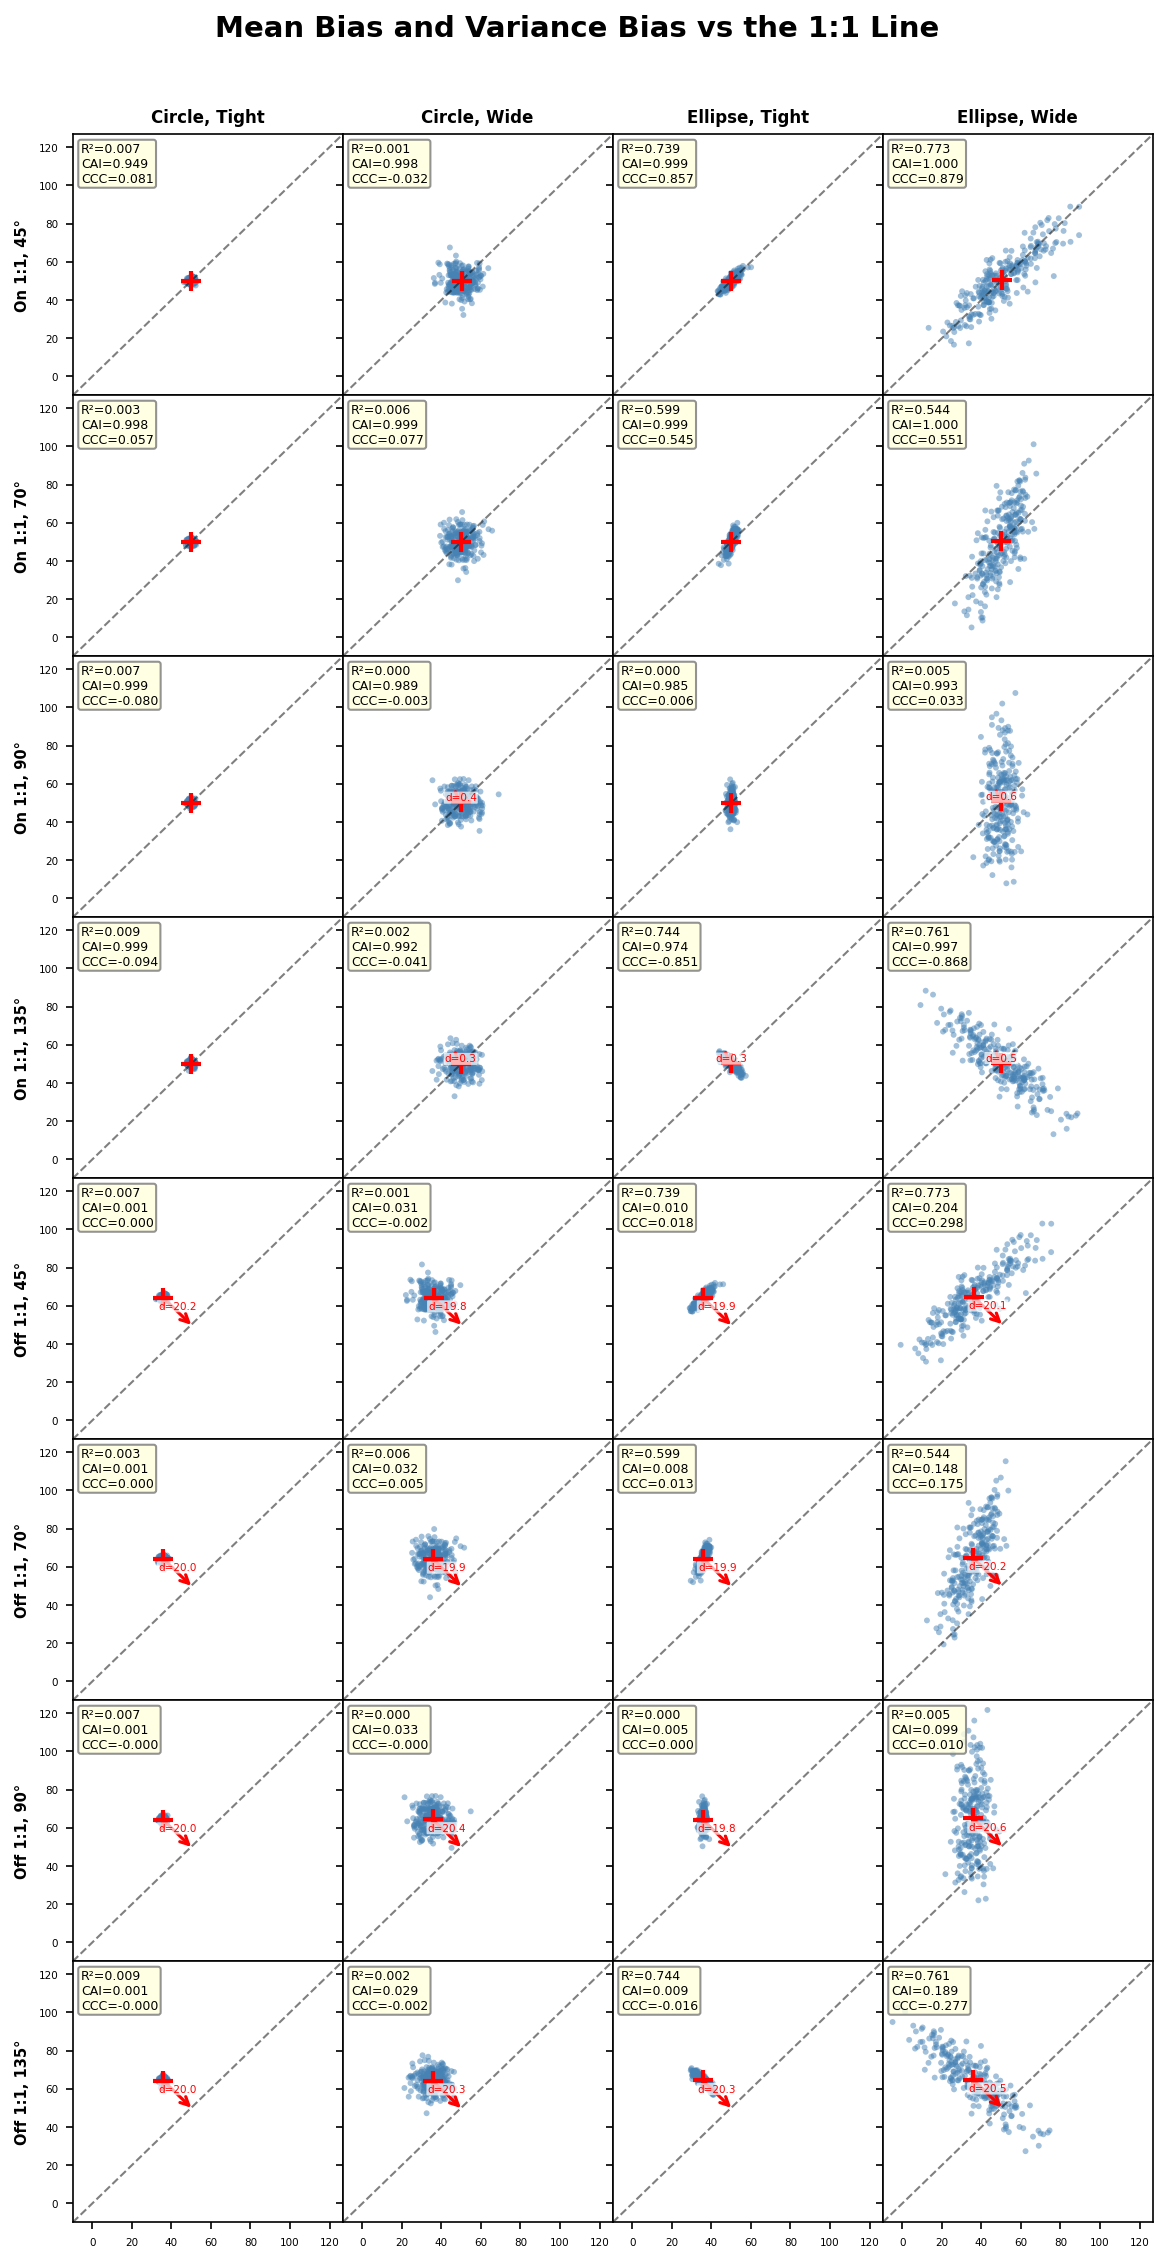

Write Python code to recreate this figure.
"""
(copyLeft) yRocket, 2026.4.8
Data Generation & 1:1 Line Comparison Chart
- Gaussian distribution 기반 2D 데이터 생성
- shape, offset, angle 파라미터로 분포 형태 제어
- 17개 통계 메트릭 계산 및 시각화
"""

import numpy as np
import pandas as pd
import matplotlib.pyplot as plt
from scipy import stats
import sys


def generate_2d_gaussian(
    n: int = 256,
    mu: float = 50.0,
    sigma: float = 10.0,
    shape: float = 1.0,
    offset: float = 0.0,
    angle_deg: float = 45.0,
    random_seed: int = 42,
    shape_label: str = '',
    dispersion_label: str = '',
    offset_label: str = '',
    angle_label: str = '',
) -> pd.DataFrame:
    """
    가우시안 분포 기반 2D 데이터 생성.

    Parameters
    ----------
    n : int
        샘플 수 (default 256)
    mu : float
        1:1 라인 위의 데이터 중심 위치
    sigma : float
        기본 분포 폭 (minor axis)
    shape : float
        종횡비 (1=원형, >1=타원형, major/minor ratio)
    offset : float
        1:1 라인에서 수직 방향 이탈 거리
    angle_deg : float
        주축 각도 (45°=1:1 라인 위, 135°=1:1 라인 직각)
    random_seed : int
        재현성을 위한 시드
    shape_label, dispersion_label, offset_label, angle_label : str
        MultiIndex column 레이블

    Returns
    -------
    pd.DataFrame
        MultiIndex columns = (shape, dispersion, offset, angle, var)
    """
    rng = np.random.default_rng(random_seed)
    z = rng.standard_normal((n, 2))

    # Scale: major axis = sigma * shape (x축, 0°), minor axis = sigma (y축, 90°)
    # → angle_deg 회전 시 major axis가 angle_deg 방향으로 감
    z[:, 0] *= sigma * shape   # major axis (0° 방향)
    z[:, 1] *= sigma           # minor axis (90° 방향)

    # Rotate by angle
    theta = np.radians(angle_deg)
    cos_t, sin_t = np.cos(theta), np.sin(theta)
    R = np.array([[cos_t, -sin_t],
                  [sin_t,  cos_t]])
    data = z @ R.T

    # 1:1 라인 위의 중심점: (mu, mu)
    # offset: 1:1 라인에 수직인 방향 (-1, 1)/sqrt(2) 으로 이동
    perp = np.array([-1.0, 1.0]) / np.sqrt(2)
    center = np.array([mu, mu]) + offset * perp

    data[:, 0] += center[0]
    data[:, 1] += center[1]

    col_idx = pd.MultiIndex.from_tuples(
        [(shape_label, dispersion_label, offset_label, angle_label, 'x'),
         (shape_label, dispersion_label, offset_label, angle_label, 'y')],
        names=['shape', 'dispersion', 'offset', 'angle', 'var']
    )
    return pd.DataFrame(data, columns=col_idx)


def calc_metrics(x: np.ndarray, y: np.ndarray) -> dict:
    """17개 통계 메트릭 계산."""
    mx, my = np.mean(x), np.mean(y)
    sx, sy = np.std(x, ddof=1), np.std(y, ddof=1)

    # Pearson R
    r_val, _ = stats.pearsonr(x, y)
    r2 = r_val ** 2

    # CCC components
    v = sx / sy if sy > 0 else 1.0
    u = (mx - my) / np.sqrt(sx * sy) if (sx * sy) > 0 else 0.0
    cb = 2.0 / (v + 1.0 / v + u ** 2)
    ccc = r_val * cb

    # CAI = 1 / (1 + u²)
    cai = 1.0 / (1.0 + u ** 2)

    # Differences (d = x - y)
    d = x - y
    abs_d = np.abs(d)

    rmsd_1to1 = np.sqrt(np.mean(d ** 2))
    mad_1to1 = np.mean(abs_d)
    tdi = np.percentile(abs_d, 95)

    # CP: P(|x-y| < threshold), threshold = 10% of overall mean
    threshold = 0.1 * np.mean(np.concatenate([x, y]))
    cp = np.mean(abs_d < threshold) if threshold > 0 else 0.0

    rmse = rmsd_1to1
    mae = mad_1to1
    mbe = np.mean(y - x)
    mb = np.mean(d)
    nmbe = (mbe / mx * 100) if mx != 0 else 0.0

    with np.errstate(divide='ignore', invalid='ignore'):
        rel_bias = np.where(x != 0, (y - x) / x, 0.0)
    mrb = np.mean(rel_bias) * 100
    pbias = (np.sum(y - x) / np.sum(x) * 100) if np.sum(x) != 0 else 0.0
    mbd = mbe

    return {
        'CCC': ccc, 'CB': cb, 'CAI': cai,
        'RMSD1to1': rmsd_1to1, 'MAD1to1': mad_1to1,
        'TDI': tdi, 'CP': cp,
        'R': r_val, 'R2': r2,
        'RMSE': rmse, 'MAE': mae,
        'MBE': mbe, 'MB': mb, 'NMBE': nmbe,
        'MRB': mrb, 'PBIAS': pbias, 'MBD': mbd,
    }


def point_to_line_foot(px: float, py: float) -> tuple[float, float]:
    """점 (px, py)에서 1:1 라인(y=x) 위의 수선의 발 좌표."""
    mid = (px + py) / 2.0
    return mid, mid


def main() -> None:
    # --- Hyperparameters ---
    mu: float = 50.0
    n: int = 256

    shapes = {'Circle': 1, 'Ellipse': 4}
    dispersions = {'Tight': 1, 'Wide': 5}
    offsets = {'On 1:1': 0, 'Off 1:1': 20}
    angles = {'45°': 45, '70°': 70, '90°': 90, '135°': 135}

    print("=" * 80)
    print("HYPERPARAMETERS")
    print("=" * 80)
    print(f"  n (samples)  : {n}")
    print(f"  mu (center)  : {mu}")
    print(f"  shapes       : {shapes}")
    print(f"  dispersions  : {dispersions}")
    print(f"  offsets      : {offsets}")
    print(f"  angles       : {angles}")
    print("=" * 80)

    # --- Matrix layout: 8 rows × 4 cols ---
    # Rows: (offset, angle)  = 2 × 4 = 8
    # Cols: (shape, dispersion)   = 2 × 2 = 4
    row_configs = [(o_lbl, a_lbl) for o_lbl in offsets for a_lbl in angles]
    col_configs = [(s_lbl, w_lbl) for s_lbl in shapes for w_lbl in dispersions]

    n_rows = len(row_configs)  # 8
    n_cols = len(col_configs)  # 4

    all_metrics: list[dict] = []
    all_dfs: list[pd.DataFrame] = []

    # Pre-generate data and compute metrics (print table first, then chart)
    plot_data: list[list[dict]] = [[{} for _ in range(n_cols)] for _ in range(n_rows)]

    for ri, (o_lbl, a_lbl) in enumerate(row_configs):
        for ci, (s_lbl, w_lbl) in enumerate(col_configs):
            shp = shapes[s_lbl]
            sig = dispersions[w_lbl]
            off = offsets[o_lbl]
            ang = angles[a_lbl]

            # seed: offset에 의존하지 않음 → on/off 1:1이 같은 기본 패턴 사용
            seed = hash((s_lbl, w_lbl, a_lbl)) % (2**31)

            df = generate_2d_gaussian(
                n=n, mu=mu, sigma=sig, shape=shp,
                offset=off, angle_deg=ang, random_seed=seed,
                shape_label=s_lbl, dispersion_label=w_lbl,
                offset_label=o_lbl, angle_label=a_lbl,
            )
            all_dfs.append(df)

            x = df.iloc[:, 0].values
            y = df.iloc[:, 1].values
            m = calc_metrics(x, y)

            label = f"{s_lbl}, {w_lbl}, {o_lbl}, {a_lbl}"
            m['Label'] = label
            all_metrics.append(m)

            plot_data[ri][ci] = {'x': x, 'y': y, 'm': m, 'label': label,
                                 's_lbl': s_lbl, 'w_lbl': w_lbl,
                                 'o_lbl': o_lbl, 'a_lbl': a_lbl}

    # --- Combined DataFrame ---
    combined_df = pd.concat(all_dfs, axis=1)

    # --- Metrics Table (print first) ---
    df_metrics = pd.DataFrame(all_metrics)
    metric_cols = ['Label', 'CCC', 'CB', 'CAI', 'RMSD1to1', 'MAD1to1',
                   'TDI', 'CP', 'R', 'R2', 'RMSE', 'MAE',
                   'MBE', 'MB', 'NMBE', 'MRB', 'PBIAS', 'MBD']
    df_display = df_metrics[metric_cols].copy()
    for col in metric_cols[1:]:
        df_display[col] = df_display[col].map(lambda v: f'{v:.4f}')

    print("METRICS TABLE")
    print("=" * 120)
    print(df_display.to_string(index=False))
    print("=" * 120)

    # --- Compute global axis range (x와 y 동일 범위 → 1:1 스케일 보장) ---
    global_min = np.inf
    global_max = -np.inf
    for ri in range(n_rows):
        for ci in range(n_cols):
            pd_ = plot_data[ri][ci]
            vals = np.concatenate([pd_['x'], pd_['y']])
            global_min = min(global_min, np.min(vals))
            global_max = max(global_max, np.max(vals))
    gmin, gmax = global_min - 5, global_max + 5

    # --- Chart (8 rows × 4 cols, narrow matrix) ---
    fig, axes = plt.subplots(n_rows, n_cols, figsize=(8, 16),
                             sharex=True, sharey=True)
    fig.subplots_adjust(wspace=0, hspace=0, left=0.08, right=0.98,
                        top=0.92, bottom=0.05)
    fig.suptitle('Mean Bias and Variance Bias vs the 1:1 Line',
                 fontsize=14, fontweight='bold', y=0.97)

    # x와 y에 동일 범위 설정 → 축 스케일 동일
    axes[0, 0].set_xlim(gmin, gmax)
    axes[0, 0].set_ylim(gmin, gmax)

    for ri in range(n_rows):
        for ci in range(n_cols):
            ax = axes[ri, ci]
            pd_ = plot_data[ri][ci]
            x, y, m = pd_['x'], pd_['y'], pd_['m']

            # 1:1 line
            ax.plot([gmin, gmax], [gmin, gmax], 'k--', lw=1, alpha=0.5)
            # Scatter
            ax.scatter(x, y, s=8, alpha=0.5, c='steelblue', edgecolors='none')
            # Data center
            cx, cy = np.mean(x), np.mean(y)
            ax.plot(cx, cy, 'r+', markersize=10, markeredgewidth=2)

            # Arrow: center → 1:1 line
            fx, fy = point_to_line_foot(cx, cy)
            dist = np.sqrt((cx - fx) ** 2 + (cy - fy) ** 2)
            if dist > 0.3:
                ax.annotate('',
                            xy=(fx, fy), xytext=(cx, cy),
                            arrowprops=dict(arrowstyle='->', color='red',
                                            lw=1.5, shrinkA=0, shrinkB=0))
                mid_ax, mid_ay = (cx + fx) / 2, (cy + fy) / 2
                ax.text(mid_ax, mid_ay, f'd={dist:.1f}',
                        fontsize=5, color='red', ha='center', va='bottom',
                        bbox=dict(boxstyle='round,pad=0.1', fc='white',
                                  alpha=0.7, edgecolor='none'))

            # Metrics text
            text_str = (f"R²={m['R2']:.3f}\n"
                        f"CAI={m['CAI']:.3f}\n"
                        f"CCC={m['CCC']:.3f}")
            ax.text(0.03, 0.97, text_str, transform=ax.transAxes,
                    fontsize=6, verticalalignment='top',
                    bbox=dict(boxstyle='round,pad=0.2', fc='lightyellow',
                              alpha=0.85, edgecolor='gray'))

            ax.tick_params(labelsize=5)

            # Hide tick labels for inner subplots
            if ri < n_rows - 1:
                ax.tick_params(labelbottom=False)
            if ci > 0:
                ax.tick_params(labelleft=False)

            # Column header (top row only)
            if ri == 0:
                ax.set_title(f"{pd_['s_lbl']}, {pd_['w_lbl']}",
                             fontsize=8, fontweight='bold')
            # Row label (left column only)
            if ci == 0:
                ax.set_ylabel(f"{pd_['o_lbl']}, {pd_['a_lbl']}",
                              fontsize=7, fontweight='bold')

    plt.savefig(f"{sys.argv[0].rstrip('.py')}.png", dpi=150, bbox_inches='tight')
    plt.show()


if __name__ == '__main__':
    main()
